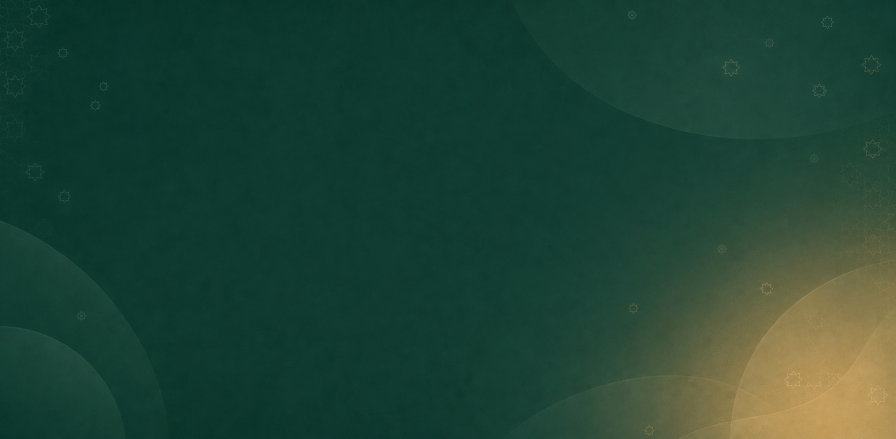
#> input picture play_store_assets/marketing_v2/background-forest-ai.png, 1792 x 878 px (shown at 1/2 size)
$ python generate_play_store_assets.py
#> lines starting #> are read from the running program, lines starting #| are printed output that depends on the picture
from __future__ import annotations

import json
import shutil
from pathlib import Path

from PIL import Image, ImageDraw, ImageFilter, ImageFont, ImageOps


ROOT = Path(__file__).resolve().parent
CAPTURES = ROOT / "current_app_captures"
PHONE_OUT = ROOT / "screenshots" / "phone"
LOCALIZED_OUT = ROOT / "localized"
BG = ROOT / "marketing_v2" / "background-forest-ai.png"
ICON = ROOT / "icon-512.png"

FONT_REG = "/Library/Fonts/SF-Pro-Display-Regular.otf"
FONT_MED = "/Library/Fonts/SF-Pro-Display-Medium.otf"
FONT_BOLD = "/Library/Fonts/SF-Pro-Rounded-Bold.otf"

IVORY = (247, 244, 237, 255)
SAND = (219, 186, 111, 255)
MINT = (151, 214, 183, 255)
MUTED = (205, 224, 214, 255)
DEVICE = (7, 29, 26, 255)


def font(path: str, size: int) -> ImageFont.FreeTypeFont:
    return ImageFont.truetype(path, size)


def fit_cover(image: Image.Image, size: tuple[int, int], centering: tuple[float, float] = (0.5, 0.5)) -> Image.Image:
    return ImageOps.fit(
        image.convert("RGBA"),
        size,
        method=Image.Resampling.LANCZOS,
        centering=centering,
    )


# [132 lines left out: functions rounded_mask, add_shadow, draw_wrapped, add_copy, add_current_phone, make_phone_preview and 1 more, not called in this run]


def make_feature_graphic(
    output_path: Path,
    headline_top: str,
    headline_bottom: str,
    subtitle_top: str,
    subtitle_bottom: str,
    badge: str,
    library_capture: str,
    reader_capture: str,
) -> None:
#> called with headline_top = 'Коран. Хифз.', headline_bottom = 'Каждый день.', subtitle_top = 'Читайте, слушайте и отмечайте', subtitle_bottom = 'свой прогресс.', badge = 'Спокойно и по плану', library_capture = 'quran-library-learning-current.png', reader_capture = 'quran-reader-learning-current.png'
    canvas = fit_cover(Image.open(BG), (1024, 500), centering=(0.48, 0.5))
#> in fit_cover, `return ImageOps.fit( image.convert("RGBA"), size, method=Image.Resampl..`:
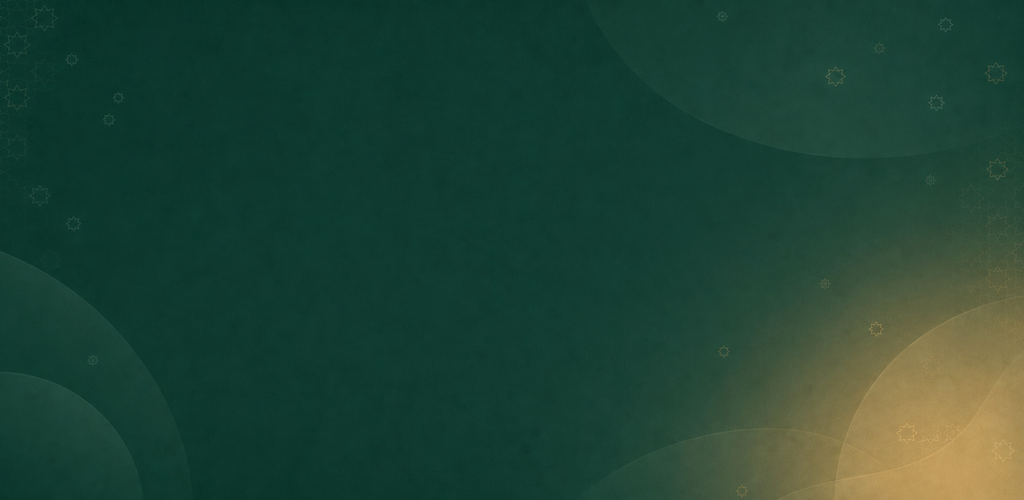
#> returned value: PIL image 1024x500 RGBA; mean R, G, B, A 32.8, 68, 52.6, 255
    shade = Image.new("RGBA", canvas.size, (0, 0, 0, 0))
#> shade: PIL image 1024x500 RGBA; every value is 0
    ImageDraw.Draw(shade).rounded_rectangle((36, 36, 622, 464), radius=36, fill=(4, 42, 36, 105))
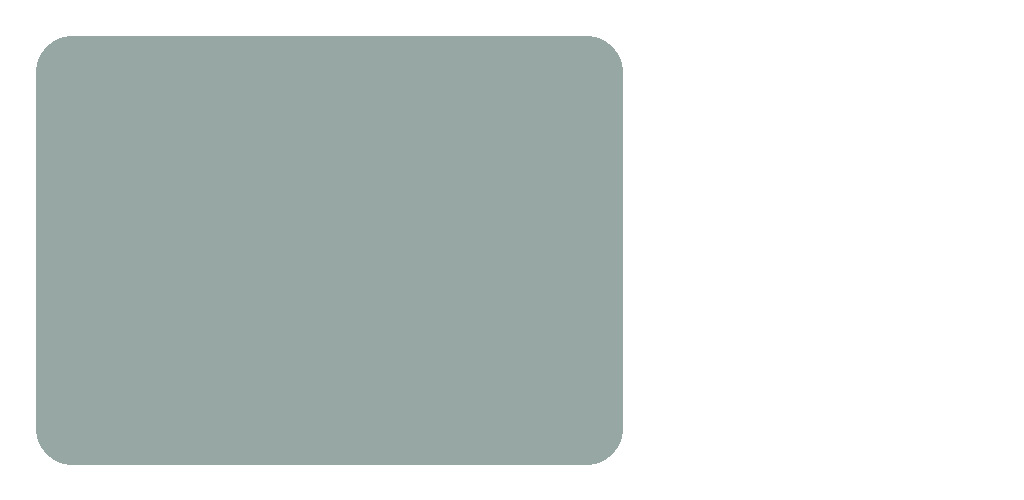
#> shade: PIL image 1024x500 RGBA; mean R, G, B, A 2, 20.6, 17.6, 51.4; transparent parts drawn white
    canvas.alpha_composite(shade)

#> (the run stopped early here; a loop or call above may not have finished)

$ run again, with play_store_assets/current_app_captures/en-quran-settings-appearance-current.png copied over play_store_assets/marketing_v2/background-forest-ai.png
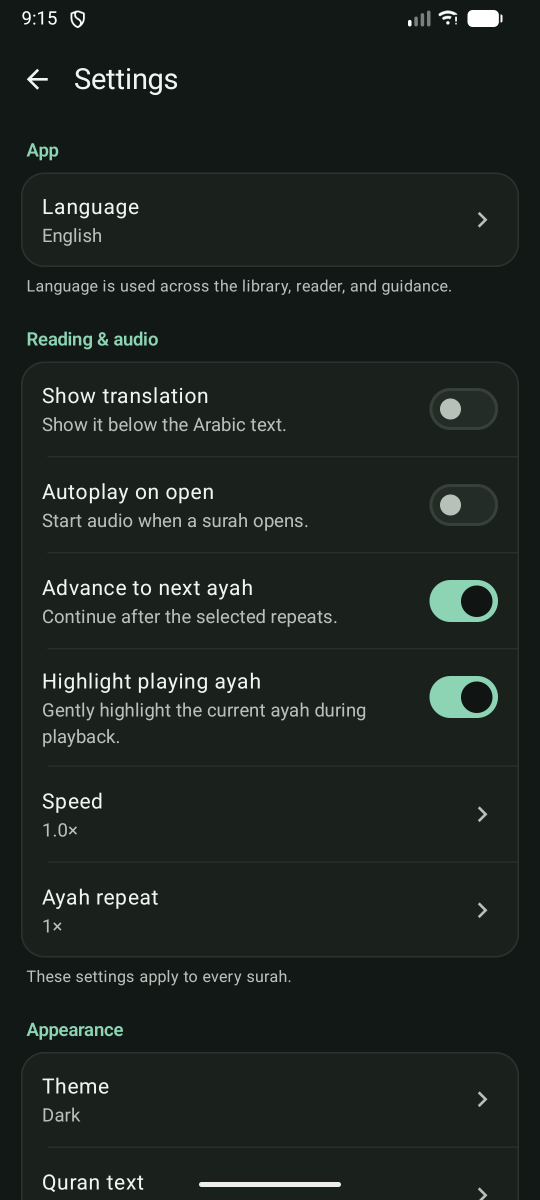
#> input picture play_store_assets/current_app_captures/en-quran-settings-appearance-current.png, 1080 x 2400 px (shown at 1/2 size)
#> in fit_cover, `return ImageOps.fit( image.convert("RGBA"), size, method=Image.Resampl..`:
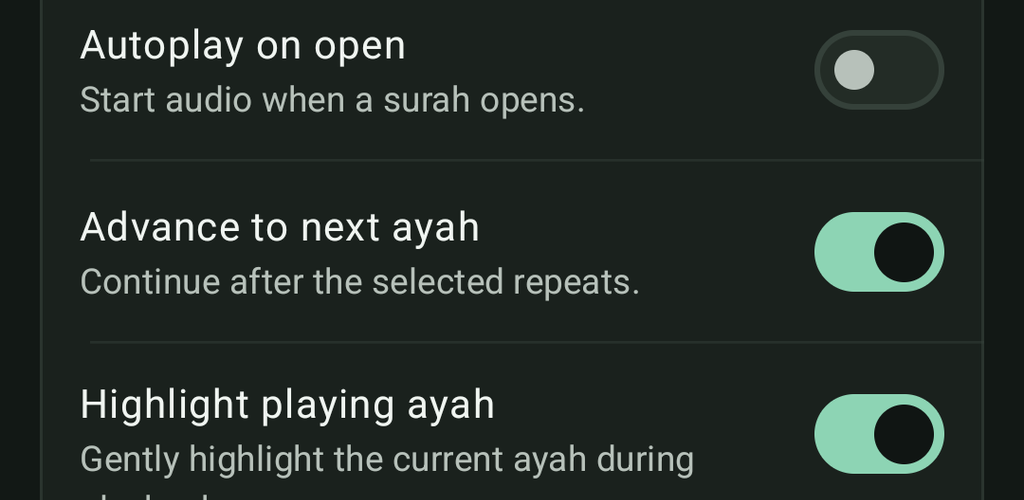
#> returned value: PIL image 1024x500 RGBA; mean R, G, B, A 36.7, 45.3, 40.6, 255
#> in make_feature_graphic, `canvas.alpha_composite(shade)`:
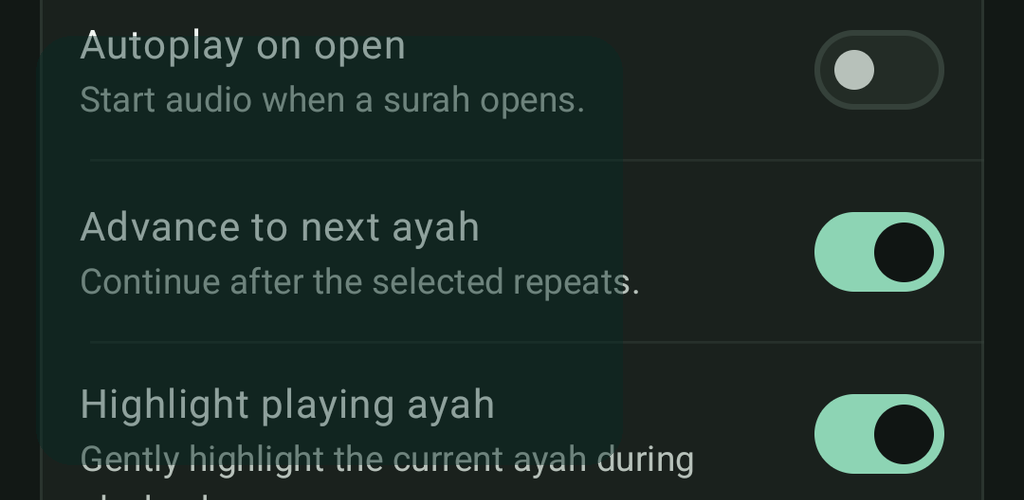
#> canvas: PIL image 1024x500 RGBA; mean R, G, B, A 29.3, 44.2, 39, 255
